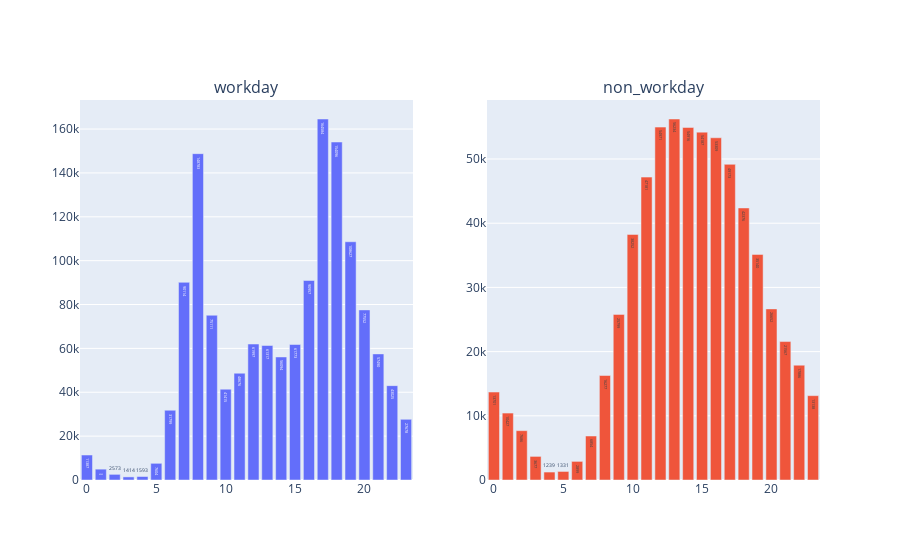

The cell this chart's notebook holds for it:
### Code cell
plotly_datetime_workingday('hour')

### Figure 1 — Plotly figure (JSON) as saved in the notebook; plotly's stock layout.template omitted (floating-point values rounded to 4 significant figures)
{"data": [{"text": [11387, 4945, 2573, 1414, 1593, 7604, 31799, 90114, 148783, 75111, 41415, 48676, 61997, 61317, 56094, 61773, 90957, 164584, 154096, 108627, 77552, 57490, 43025, 27678], "textposition": "auto", "texttemplate": "%{text:.0f}", "type": "bar", "x": [0, 1, 2, 3, 4, 5, 6, 7, 8, 9, 10, 11, 12, 13, 14, 15, 16, 17, 18, 19, 20, 21, 22, 23], "xaxis": "x", "y": [11387, 4945, 2573, 1414, 1593, 7604, 31799, 90114, 148783, 75111, 41415, 48676, 61997, 61317, 56094, 61773, 90957, 164584, 154096, 108627, 77552, 57490, 43025, 27678], "yaxis": "y"}, {"text": [13701, 10427, 7686, 3677, 1239, 1331, 2899, 6854, 16277, 25799, 38252, 47181, 54971, 56234, 54916, 54187, 53309, 49173, 42376, 35140, 26652, 21567, 17886, 13138], "textposition": "auto", "texttemplate": "%{text:.0f}", "type": "bar", "x": [0, 1, 2, 3, 4, 5, 6, 7, 8, 9, 10, 11, 12, 13, 14, 15, 16, 17, 18, 19, 20, 21, 22, 23], "xaxis": "x2", "y": [13701, 10427, 7686, 3677, 1239, 1331, 2899, 6854, 16277, 25799, 38252, 47181, 54971, 56234, 54916, 54187, 53309, 49173, 42376, 35140, 26652, 21567, 17886, 13138], "yaxis": "y2"}], "layout": {"annotations": [{"font": {"size": 16}, "showarrow": false, "text": "workday", "x": 0.225, "xanchor": "center", "xref": "paper", "y": 1, "yanchor": "bottom", "yref": "paper"}, {"font": {"size": 16}, "showarrow": false, "text": "non_workday", "x": 0.775, "xanchor": "center", "xref": "paper", "y": 1, "yanchor": "bottom", "yref": "paper"}], "showlegend": false, "xaxis": {"anchor": "y", "domain": [0, 0.45]}, "xaxis2": {"anchor": "y2", "domain": [0.55, 1]}, "yaxis": {"anchor": "x", "domain": [0, 1]}, "yaxis2": {"anchor": "x2", "domain": [0, 1]}}}
